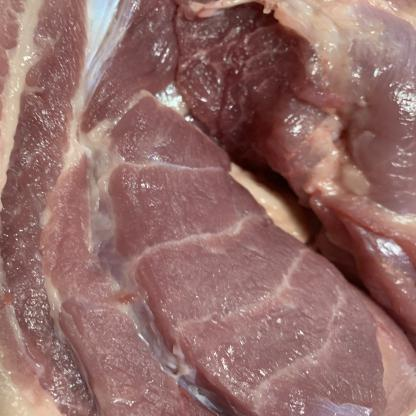
#> input picture database/train/FRESH-109-_JPG.rf.424a8b05df3bfc9703256510ee15c2ed.jpg, 416 x 416 px, found by its file name; its folder holds 4 pictures in this run
$ jupyter execute --allow-errors model_colab.ipynb   (older library calls are emulated)   (text cells are left out)
#> lines starting #> are read from the running program, lines starting #| are printed output that depends on the picture; long printed decimals are rounded; pictures that were not available may be replaced by others from this repository, and a replacement may not be noted
[cell 1]
import cv2
import datetime
import graphviz
import matplotlib.pyplot as plt
import numpy as np
import os
import random
import shutil
import urllib.request

from skimage import img_as_ubyte
from skimage.feature import graycomatrix, graycoprops
from sklearn.datasets import load_iris
from sklearn.ensemble import RandomForestClassifier
from sklearn.metrics import accuracy_score, classification_report
from sklearn.model_selection import cross_val_score, learning_curve
from sklearn.tree import export_graphviz, DecisionTreeClassifier
from google.colab.patches import cv2_imshow

[cell 2]
# Mounting Drive
from google.colab import drive
drive.mount('/content/drive/')

[cell 3]
# Menentukan path
base_path = "/content/drive/MyDrive/tugas-akhir-pcd/dataset"
paths = ["train", "valid"]
# Membuat subdirektori baru untuk data train dan val yang masing-masing berisi folder class FRESH, HALF-FRESH, dan SPOILED
classes = ["FRESH","HALF-FRESH","SPOILED"]
for i in range(len(paths)):
    for j in range(len(classes)):
        sub_folder = os.path.join(paths[i], classes[j])
        os.makedirs(os.path.join(base_path, sub_folder))

[cell 4]
# Mengisi gambar ke folder class yang sesuai (data train)
base_dir = "/content/drive/MyDrive/tugas-akhir-pcd/dataset_raw"
train_path = os.path.join(base_dir, "train")
"""For train."""
for filename in os.listdir(train_path):
    if filename.rfind("FRESH") == 0:
        shutil.copy(os.path.join(train_path,filename),base_path + "/train/FRESH")
    elif filename.rfind("HALF-FRESH") == 0:
        shutil.copy(os.path.join(train_path,filename),base_path + "/train/HALF-FRESH")
    elif filename.rfind("SPOILED") == 0:
        shutil.copy(os.path.join(train_path,filename),base_path + "/train/SPOILED")
    else:
        pass

[cell 5]
base_dir = "/content/drive/MyDrive/tugas-akhir-pcd/dataset_raw"
print(len(os.listdir(base_dir + "/train/")))
print(len(os.listdir(base_dir + "/valid/")))

[cell 6]
# Mengisi gambar ke folder class yang sesuai (data val)
val_path = os.path.join(base_dir, "valid")
"""For validation."""
for filename in os.listdir(val_path):
    if filename.rfind("FRESH") == 0:
        shutil.copy(os.path.join(val_path,filename),base_path + "/valid/FRESH")
    elif filename.rfind("HALF-FRESH") == 0:
        shutil.copy(os.path.join(val_path,filename),base_path + "/valid/HALF-FRESH")
    elif filename.rfind("SPOILED") == 0:
        shutil.copy(os.path.join(val_path,filename),base_path + "/valid/SPOILED")
    else:
        pass

[cell 7]
# Pengecekan jumlah data
base_path = "/content/drive/MyDrive/tugas-akhir-pcd/dataset"
train_FRESH = len(os.listdir(base_path + "/train/FRESH"))
train_HALF_FRESH = len(os.listdir(base_path + "/train/HALF-FRESH"))
train_SPOILED = len(os.listdir(base_path + "/train/SPOILED"))
total_train = train_FRESH + train_HALF_FRESH + train_SPOILED

valid_FRESH = len(os.listdir(base_path + "/valid/FRESH"))
valid_HALF_FRESH = len(os.listdir(base_path + "/valid/HALF-FRESH"))
valid_SPOILED = len(os.listdir(base_path + "/valid/SPOILED"))
total_valid = valid_FRESH + valid_HALF_FRESH + valid_SPOILED

print("Training :")
print("================")
print(f"FRESH: {train_FRESH}")
print(f"HALF-FRESH: {train_HALF_FRESH}")
print(f"SPOILED: {train_SPOILED}")
print(f"Total Data: {total_train}")
print("")
print("Validation :")
print("================")
print(f"FRESH: {valid_FRESH}")
print(f"HALF-FRESH: {valid_HALF_FRESH}")
print(f"SPOILED: {valid_SPOILED}")
print(f"Total Data: {total_valid}")
print("")
print(f"Percentage Training Data: {total_train/(total_train+total_valid)*100} %")
print(f"Percentage Validation Data: {total_valid/(total_train+total_valid)*100} %")

[cell 8]
def read_image(file_path):
  # Membaca data dalam format grayscale
  image = cv2.imread(file_path, 0)
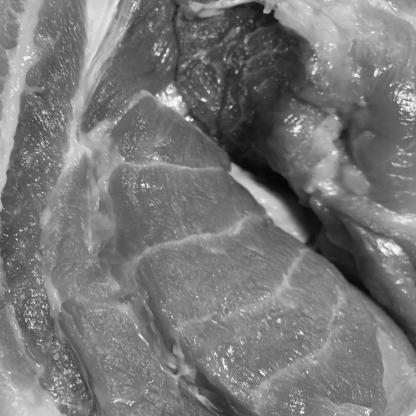
#> image: shape (416, 416); min 5, max 255, mean 119.7


  # Mengubah ukuran gambar menjadi 250x250 piksel
  image = cv2.resize(image, (250, 250))
#> image: shape (250, 250)


  # Normalisasi gambar menjadi 0-1
  image = image.astype(np.float32) / 255.0
  return image

[cell 9]
# Fungsi untuk mendapatkan path ke setiap file image pada direktori
def get_list_path_file(name):
  files = []
  labels = []
  # Mendefinisikan path direktori data train dan validasi
  base_path = "/content/drive/MyDrive/tugas-akhir-pcd/dataset/"
  path_dir = os.path.join(base_path, name)
  print(path_dir)
  for class_name in os.listdir(path_dir):
    class_dir = os.path.join(path_dir, class_name)
    for file_name in os.listdir(class_dir):
      file_path = os.path.join(class_dir, file_name)
      files.append(file_path)
      labels.append(class_name)
  return files, labels

[cell 10]
# Mendapatkan list path file gambar dan label kelas dari data train
train_files, train_labels = get_list_path_file("train")


# Mendapatkan list path file gambar dan label kelas dari data validasi
valid_files, valid_labels = get_list_path_file("valid")


# Membaca dan memproses gambar untuk data train
X_train = np.array([read_image(file_path) for file_path in train_files])
X_train = np.reshape(X_train, (X_train.shape[0], -1))

y_train = np.array(train_labels)


# Membaca dan memproses gambar untuk data validasi
X_valid = np.array([read_image(file_path) for file_path in valid_files])
X_valid = np.reshape(X_valid, (X_valid.shape[0], -1))

y_valid = np.array(valid_labels)


# Membuat dan melatih model Decision Tree
model = DecisionTreeClassifier(random_state=27, max_depth=9, min_samples_split=100, min_samples_leaf=25)
model.fit(X_train, y_train)


# Melakukan prediksi pada data validasi
y_pred = model.predict(X_valid)


# Menghitung akurasi model
accuracy = accuracy_score(y_pred, y_valid)
#> accuracy = 1
print("Akurasi model Decision Tree: ", accuracy)
#| Akurasi model Decision Tree:  1.0

[cell 11]
y_train_pred = model.predict(X_train)
train_accuracy = accuracy_score(y_train_pred, y_train)
#> train_accuracy = 0.25
test_accuracy = accuracy_score(y_pred, y_valid)
#> test_accuracy = 1
print("Training Accuracy:", train_accuracy)
#| Training Accuracy: 0.25
print("Test Accuracy:    ", test_accuracy)
#| Test Accuracy:     1.0

[cell 12]
# Mendapatkan list path file gambar dan label kelas dari data train
train_files, train_labels = get_list_path_file("train")


# Mendapatkan list path file gambar dan label kelas dari data validasi
valid_files, valid_labels = get_list_path_file("valid")


# Membaca dan memproses gambar untuk data train
X_train = np.array([read_image(file_path) for file_path in train_files])
X_train = np.reshape(X_train, (X_train.shape[0], -1))

y_train = np.array(train_labels)


# Membaca dan memproses gambar untuk data validasi
X_valid = np.array([read_image(file_path) for file_path in valid_files])
X_valid = np.reshape(X_valid, (X_valid.shape[0], -1))

y_valid = np.array(valid_labels)


# Membuat dan melatih model Decision Tree
model = RandomForestClassifier(random_state=27, max_depth=9, n_estimators=500, min_samples_split=100, min_samples_leaf=25)
model.fit(X_train, y_train)


# Melakukan prediksi pada data validasi
y_pred = model.predict(X_valid)


# Menghitung akurasi model
accuracy = accuracy_score(y_pred, y_valid)
#> accuracy = 0
print("Akurasi model Random Forest: ", accuracy)
#| Akurasi model Random Forest:  0.0

[cell 13]
y_train_pred = model.predict(X_train)
train_accuracy = accuracy_score(y_train_pred, y_train)
test_accuracy = accuracy_score(y_pred, y_valid)
#> test_accuracy = 0
print("Training Accuracy:", train_accuracy)
#| Training Accuracy: 0.25
print("Test Accuracy:    ", test_accuracy)
#| Test Accuracy:     0.0

[cell 14]
# Fungsi untuk ekstraksi fitur GLCM
def extract_glcm_features(image):
  # Konversi gambar menjadi tipe data unsigned integer
  image = img_as_ubyte(image)


  # Hitung matriks GLCM
  glcm = graycomatrix(image, distances=[1], angles=[0, np.pi/4, np.pi/2, 3*np.pi/4], levels=256, symmetric=True, normed=True)


  # Ekstraksi fitur dari matriks GLCM
  contrast = graycoprops(glcm, 'contrast')
#> contrast = [[160.9, 208.5, 143.6, 259.1]]
  contrast = contrast.astype(np.float32) / 255.0
#> contrast = [[0.631, 0.818, 0.563, 1.02]]

  correlation = graycoprops(glcm, 'correlation')
#> correlation = [[0.944, 0.927, 0.95, 0.91]]
  correlation = correlation.astype(np.float32) / 255.0
#> correlation = [[0.0037, 0.00364, 0.00373, 0.00357]]

  homogeneity = graycoprops(glcm, 'homogeneity')
#> homogeneity = [[0.161, 0.147, 0.178, 0.13]]
  homogeneity = homogeneity.astype(np.float32) / 255.0
#> homogeneity = [[0.000633, 0.000578, 0.000697, 0.000509]]

  dissimilarity = graycoprops(glcm, 'dissimilarity')
#> dissimilarity = [[8.2, 9.16, 7.55, 10.48]]
  dissimilarity = dissimilarity.astype(np.float32) / 255.0
#> dissimilarity = [[0.0321, 0.0359, 0.0296, 0.0411]]

  return np.concatenate([contrast, correlation, homogeneity, dissimilarity])

[cell 15]
# Mendapatkan list path file gambar dan label kelas dari data train
train_files, train_labels = get_list_path_file("train")


# Mendapatkan list path file gambar dan label kelas dari data validasi
valid_files, valid_labels = get_list_path_file("valid")


# Membaca dan memproses gambar untuk data train
X_train = np.array([read_image(file_path) for file_path in train_files])
y_train = np.array(train_labels)


# Ekstraksi fitur GLCM untuk setiap gambar dalam data train
X_train_features = np.array([extract_glcm_features(image) for image in X_train])
X_train_features = np.reshape(X_train_features, (X_train_features.shape[0], -1))


# Membaca dan memproses gambar untuk data validasi
X_valid = np.array([read_image(file_path) for file_path in valid_files])
y_valid = np.array(valid_labels)


# Ekstraksi fitur GLCM untuk setiap gambar dalam data validasi
X_valid_features = np.array([extract_glcm_features(image) for image in X_valid])
#> X_valid_features = [[0.631, 0.818, 0.563, 1.02], [0.0037, 0.00364, 0.00373, 0.00357], [0.000633, 0.000578, 0.000697, 0.000509], [0.0321, 0.0359, 0.0296, 0.0411]]
X_valid_features = np.reshape(X_valid_features, (X_valid_features.shape[0], -1))


# Membuat dan melatih model Decision Tree dengan fitur yang diekstraksi
model = RandomForestClassifier(random_state=27, max_depth=9, n_estimators=300, min_samples_split=25, min_samples_leaf=15)
model.fit(X_train_features, y_train)


# Melakukan prediksi pada data validasi
y_pred = model.predict(X_valid_features)


# Menghitung akurasi model
accuracy = accuracy_score(y_pred, y_valid)
print("Akurasi model Random Forest setelah Feature Engineering: ", accuracy)
#| Akurasi model Random Forest setelah Feature Engineering:  0.0

[cell 16]
y_train_pred = model.predict(X_train_features)
train_accuracy = accuracy_score(y_train_pred, y_train)
test_accuracy = accuracy_score(y_pred, y_valid)
print("Training Accuracy:", train_accuracy)
#| Training Accuracy: 0.25
print("Test Accuracy:    ", test_accuracy)
#| Test Accuracy:     0.0

[cell 17]
from sklearn.metrics import confusion_matrix
import matplotlib.pyplot as plt
import seaborn as sns

## 0 -> FRESH, 1 -> HALF-FRESH, 2 -> SPOILED

cm = confusion_matrix(y_valid, y_pred)
#> cm = [[0, 1], [0, 0]]
plt.figure(figsize=(10, 8))
sns.heatmap(cm, annot=True, cmap='Blues', fmt='g', xticklabels=['FRESH', 'HALF-FRESH', 'SPOILED'], yticklabels=['FRESH', 'HALF-FRESH', 'SPOILED'])
plt.xlabel('Predicted')
plt.ylabel('Actual')
plt.title('Confusion Matrix')
plt.show()
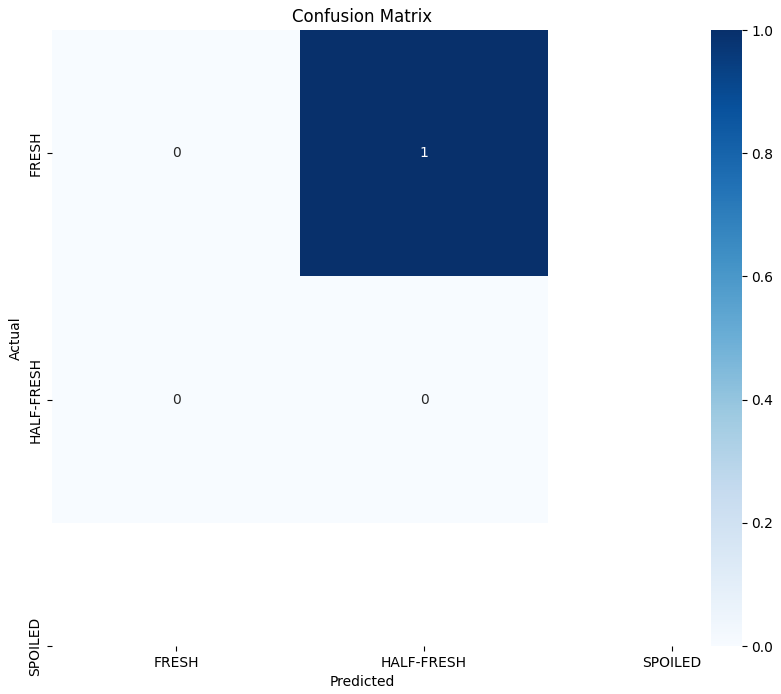
#> figure drawn by matplotlib, 2 panels

[cell 18]
y_train_pred = model.predict(X_train_features)
# Mendapatkan laporan klasifikasi
report = classification_report(y_train_pred, y_train)

# Menampilkan laporan klasifikasi
print(report)
#|                                                         precision    recall  f1-score   support
#| FRESH-109-_JPG.rf.424a8b05df3bfc9703256510ee15c2ed.jpg       0.00      0.00      0.00         0
#| FRESH-172-_JPG.rf.4eea84a92a5e7516a66ea00fb335acf9.jpg       0.00      0.00      0.00         0
#| FRESH-222-_JPG.rf.19ca5a205c11b81d8a1e625672235692.jpg       1.00      0.25      0.40         4
#| FRESH-313-_JPG.rf.f581f8bd48e5398b421bca78499b76fa.jpg       0.00      0.00      0.00         0

[cell 19]
# Mendapatkan laporan klasifikasi
report = classification_report(y_valid, y_pred)

# Menampilkan laporan klasifikasi
print(report)
#|                                                         precision    recall  f1-score   support
#| FRESH-109-_JPG.rf.424a8b05df3bfc9703256510ee15c2ed.jpg       0.00      0.00      0.00       1.0
#| FRESH-222-_JPG.rf.19ca5a205c11b81d8a1e625672235692.jpg       0.00      0.00      0.00       0.0
#|                                               accuracy                           0.00       1.0
#|                                              macro avg       0.00      0.00      0.00       1.0

[cell 20]
y_train_pred = model.predict(X_train_features)

# Mendapatkan laporan klasifikasi
accuracy = accuracy_score(y_train, y_train_pred)
#> accuracy = 0.25

# Menampilkan laporan klasifikasi
print("Training Accuracy: ", accuracy)
#| Training Accuracy:  0.25

[cell 21]
# Mendapatkan laporan klasifikasi
accuracy = accuracy_score(y_valid, y_pred)
#> accuracy = 0

# Menampilkan laporan klasifikasi
print("Test Accuracy: ", accuracy)
#| Test Accuracy:  0.0

[cell 22]
from sklearn.model_selection import cross_val_score
#> (the rest of this cell did not finish here and is left out)

#> (a cell that did not finish here is left out)

#> (a cell that did not finish here is left out)

[cell 25]
dot_data = export_graphviz(model.estimators_[0], out_file=None, filled=True)
#> (the rest of this cell did not finish here and is left out)

[cell 26]
dt = cv2.imread("decision_tree.png")
#> dt is the input picture: shape (416, 416, 3); mean B, G, R 104.6, 108.3, 147.8
cv2_imshow(dt)

[cell 27]
# Fungsi untuk membaca gambar dari URL
def read_image_from_url(url, mode=1):
#> called with mode = 0
    resp = urllib.request.urlopen(url)
    image_bytes = resp.read()
    image_arr = np.asarray(bytearray(image_bytes), dtype=np.uint8)
    if mode == 0:
      image = cv2.imdecode(image_arr, cv2.IMREAD_GRAYSCALE)  # Membaca gambar dalam mode grayscale
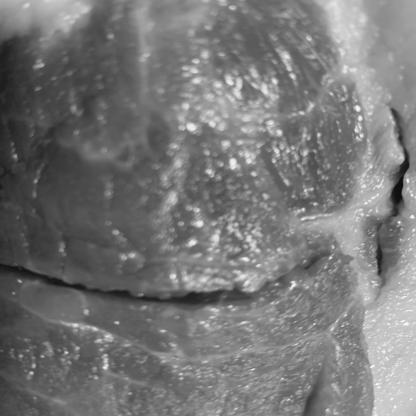
#> input picture database/train/FRESH-172-_JPG.rf.4eea84a92a5e7516a66ea00fb335acf9.jpg, 416 x 416 px, given in place of 43665752_lzE6KW4jE6P4U4DL9fjaz52qgcEw8ocUcmw2_QEUrNU.jpg, which was not available
#> image is the input picture: shape (416, 416); min 8, max 255, mean 118.8
    elif mode == 1:
      image = cv2.imdecode(image_arr, cv2.IMREAD_COLOR)
    image = cv2.resize(image, (250, 250))  # Meresize gambar ke ukuran 150x150
#> image: shape (250, 250)
    return image

[cell 28]
"""
Referensi Gambar:
(MIRIP DENGAN DATASET)
1. "https://fastly.4sqi.net/img/general/600x600/43665752_lzE6KW4jE6P4U4DL9fjaz52qgcEw8ocUcmw2_QEUrNU.jpg"
2. "https://37.img.avito.st/image/1/1.UECG37aB_Knweg6vqroie1R8-K8kevyvQx_4r_B6Dq8wePCtMH787Q.yO4OD3eYrRK3YmzlU8g6yoiKbR4K3_xw-GNfX0fWd0k"
3. "https://fastly.4sqi.net/img/general/600x600/3640854_UpsidPcJD2LSU2axzMAplnvkNOmEn2PtPamORnll8C0.jpg"
4. "https://fastly.4sqi.net/img/general/600x600/58251572_lhqKay7QupsA139u0MlVXD7EIJGSJi1KkneCNl4Pq0U.jpg"
5. "https://th.bing.com/th/id/OIP.NV9gotb4NwKlXtgNcEw6mQAAAA?pid=ImgDet&w=100&h=100&c=7&dpr=1,3"
6. "https://th.bing.com/th/id/OIP.Jp7lHxMuj3QB0hbVgFkArQHaJQ?pid=ImgDet&w=144&h=180&c=7&dpr=1,3"

(BERBEDA DENGAN DATASET)
1. "https://98.img.avito.st/1280x960/3644477498.jpg"
2. "https://fastly.4sqi.net/img/general/600x600/9216480__BXQ4-vLaKt3jMp_nFxzNZFDHFCfUx_7zeA9bKjcNNA.jpg"
3. "https://th.bing.com/th/id/OIP.l_mAfDiBoM3gXB3BeZxzHwHaJ4?pid=ImgDet&w=100&h=100&c=7&dpr=1,3"
4. "https://2.bp.blogspot.com/-lVaH2hd-Ea8/WbVx2WXorQI/AAAAAAAAj_U/mOboyk9roK4rBC0Ox5mDh1-xwPTTkYoSACLcBGAs/s320/PicsArt_09-10-10.01.06.jpg"
5. "https://www.grillsportverein.de/forum/attachments/img_3034-jpg.1813854/"
"""

list_url = [
    "https://fastly.4sqi.net/img/general/600x600/43665752_lzE6KW4jE6P4U4DL9fjaz52qgcEw8ocUcmw2_QEUrNU.jpg",
    "https://37.img.avito.st/image/1/1.UECG37aB_Knweg6vqroie1R8-K8kevyvQx_4r_B6Dq8wePCtMH787Q.yO4OD3eYrRK3YmzlU8g6yoiKbR4K3_xw-GNfX0fWd0k",
    "https://fastly.4sqi.net/img/general/600x600/3640854_UpsidPcJD2LSU2axzMAplnvkNOmEn2PtPamORnll8C0.jpg",
    "https://fastly.4sqi.net/img/general/600x600/58251572_lhqKay7QupsA139u0MlVXD7EIJGSJi1KkneCNl4Pq0U.jpg",
    "https://th.bing.com/th/id/OIP.NV9gotb4NwKlXtgNcEw6mQAAAA?pid=ImgDet&w=100&h=100&c=7&dpr=1,3",
    "https://th.bing.com/th/id/OIP.Jp7lHxMuj3QB0hbVgFkArQHaJQ?pid=ImgDet&w=144&h=180&c=7&dpr=1,3",
    "https://98.img.avito.st/1280x960/3644477498.jpg",
    "https://fastly.4sqi.net/img/general/600x600/9216480__BXQ4-vLaKt3jMp_nFxzNZFDHFCfUx_7zeA9bKjcNNA.jpg",
    "https://th.bing.com/th/id/OIP.l_mAfDiBoM3gXB3BeZxzHwHaJ4?pid=ImgDet&w=100&h=100&c=7&dpr=1,3",
    "https://2.bp.blogspot.com/-lVaH2hd-Ea8/WbVx2WXorQI/AAAAAAAAj_U/mOboyk9roK4rBC0Ox5mDh1-xwPTTkYoSACLcBGAs/s320/PicsArt_09-10-10.01.06.jpg",
    "https://www.grillsportverein.de/forum/attachments/img_3034-jpg.1813854/"
]

# Membaca gambar
pos = 1
#> (the rest of this cell did not finish here and is left out)

#> call 2 of read_image_from_url, with mode = 1
#> in read_image_from_url (call 2), `image = cv2.imdecode(image_arr, cv2.IMREAD_COLOR)`:
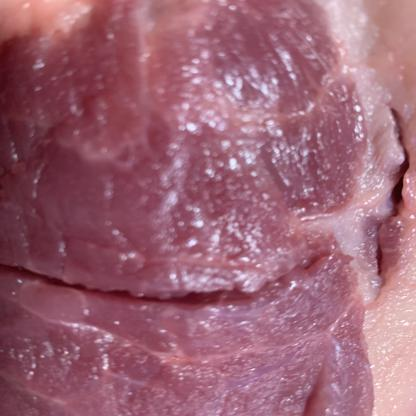
#> image: shape (416, 416, 3); mean B, G, R 116.5, 99.9, 156.7

  # Ekstraksi fitur pada gambar baru
  new_features = extract_glcm_features(image)
#> `new_features = extract_glcm_features(image)`: new_features = [[0.383, 0.694, 0.418, 0.674], [0.00379, 0.00368, 0.00378, 0.00369], [0.000885, 0.000681, 0.000865, 0.00067], [0.024, 0.0331, 0.0254, 0.0326]]
#> `proba = model.predict_proba(new_features)`: proba = [[0.251, 0.227, 0.263, 0.26]]
#| Prediksi kelas gambar baru: ['FRESH-222-_JPG.rf.19ca5a205c11b81d8a1e625672235692.jpg']
#| [[0.2508 0.2267 0.2625     0.26      ]]

  # Reshape fitur gambar baru
  new_features = np.reshape(new_features, (1, -1))

  # Lakukan prediksi terhadap gambar baru
  prediction = model.predict(new_features)

  # Tampilkan hasil prediksi
  proba = model.predict_proba(new_features)
  print("Gambar ke-", pos)
  print("Prediksi kelas gambar baru:", prediction)
  print()
  cv2_imshow(image_colored)
  print()
  print(model.classes_)
  print(proba)
  print()
  print()
  pos += 1
